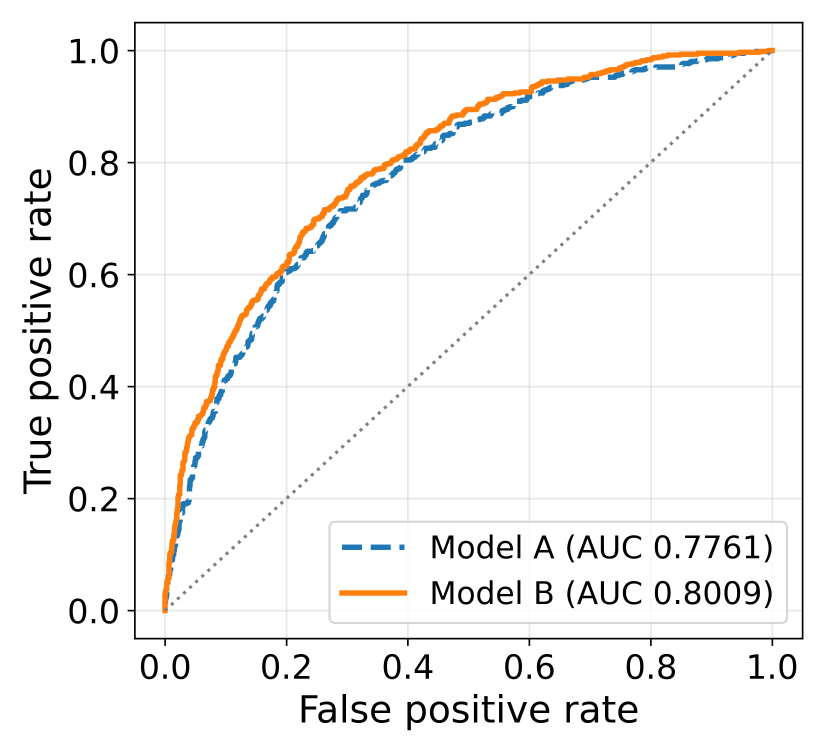
#> input picture figures/roc_curves.png, 3300 x 3000 px (shown at 1/4 size)
$ python compose_fig2.py
#> lines starting #> are read from the running program, lines starting #| are printed output that depends on the picture
"""Composes Fig. 2 of the paper from the two source figures, ROC and calibration.

Both source figures are produced by redraw_figures.py under the same protocol
as the main experiment, logistic regression at seed 42. Here they are only
placed side by side; nothing is recomputed.

Run:      python scripts/compose_fig2.py
Writes:   figures/fig2_roc_calibration.png
"""

import sys
from pathlib import Path

from PIL import Image

sys.stdout.reconfigure(encoding="utf-8", errors="replace")
FIGURES = Path(__file__).resolve().parents[1] / "figures"
LEFT = FIGURES / "roc_curves.png"
RIGHT = FIGURES / "calibration_curves.png"
OUT = FIGURES / "fig2_roc_calibration.png"
GAP = 60
BACKGROUND = (255, 255, 255)


def main():
    left = Image.open(LEFT).convert("RGB")
    right = Image.open(RIGHT).convert("RGB")
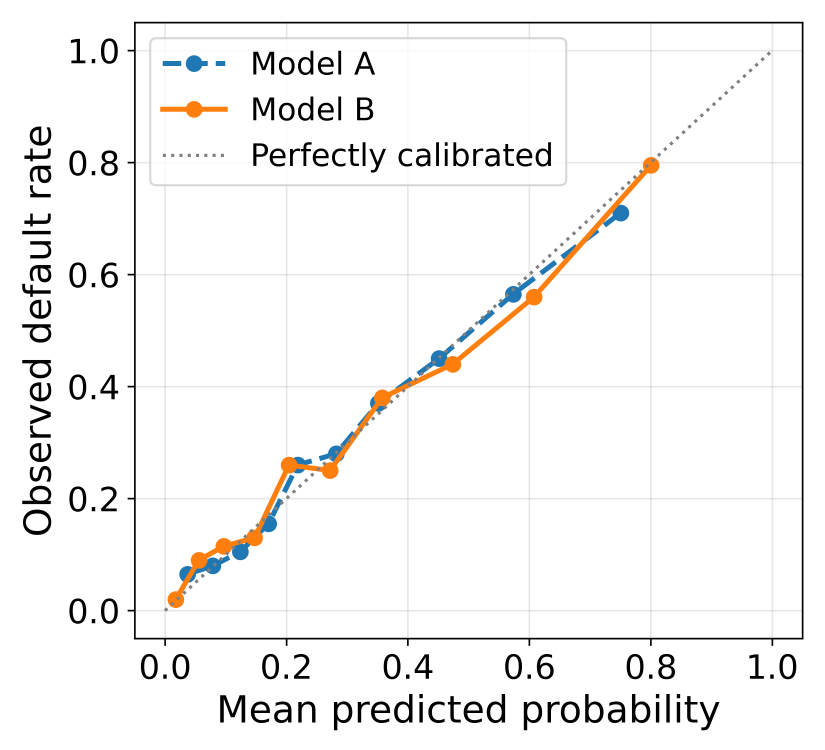
#> input picture figures/calibration_curves.png, 3300 x 3000 px (shown at 1/4 size)
    width = left.width + GAP + right.width
#> width = 6660
    height = max(left.height, right.height)
#> height = 3000
    canvas = Image.new("RGB", (width, height), BACKGROUND)
#> canvas: PIL image 6660x3000 RGB; every value is 255
    canvas.paste(left, (0, (height - left.height) // 2))
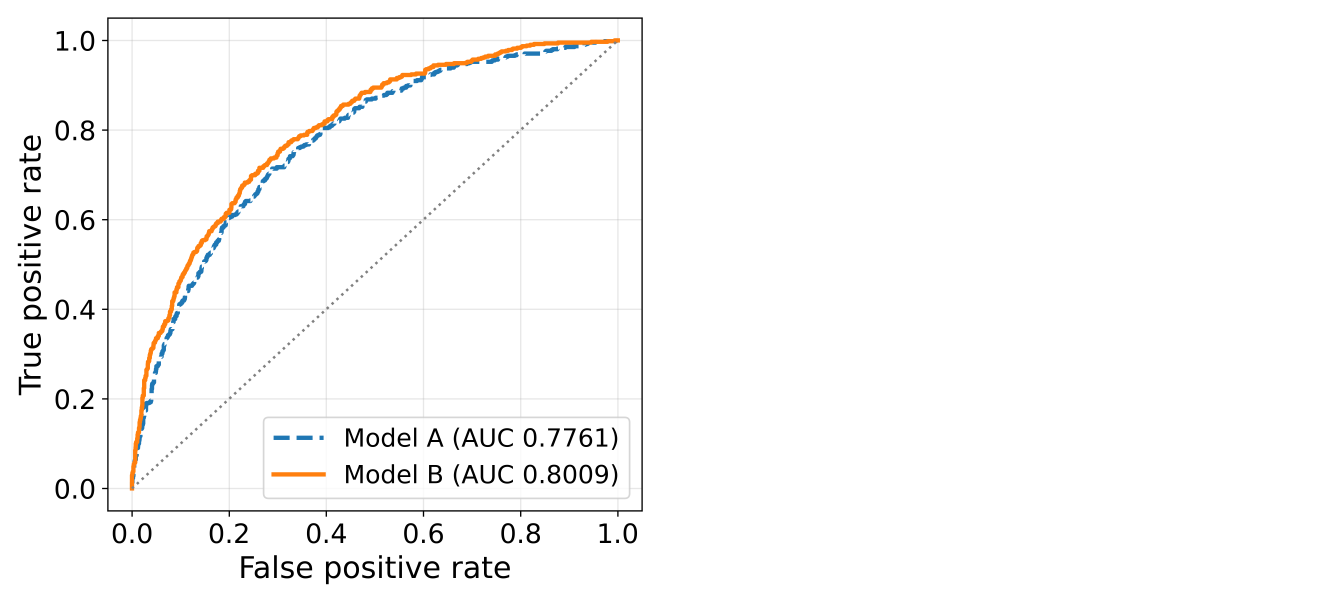
#> canvas: PIL image 6660x3000 RGB (shown at 1/5 size); mean R, G, B 250.2, 249.9, 249.5
    canvas.paste(right, (left.width + GAP, (height - right.height) // 2))
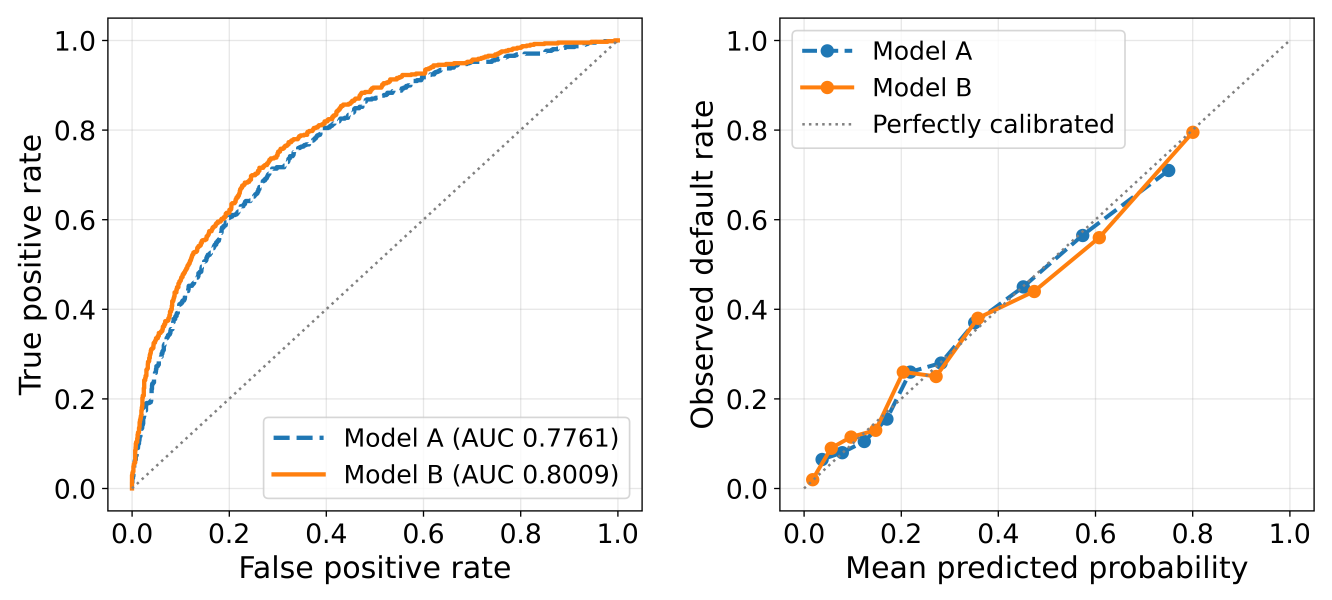
#> canvas: PIL image 6660x3000 RGB (shown at 1/5 size); mean R, G, B 245.2, 244.6, 243.9
    canvas.save(OUT, dpi=(600, 600))
    print(f"written to {OUT}, size {canvas.width} x {canvas.height}")
#| written to figures/fig2_roc_calibration.png, size 6660 x 3000


if __name__ == "__main__":
    main()
